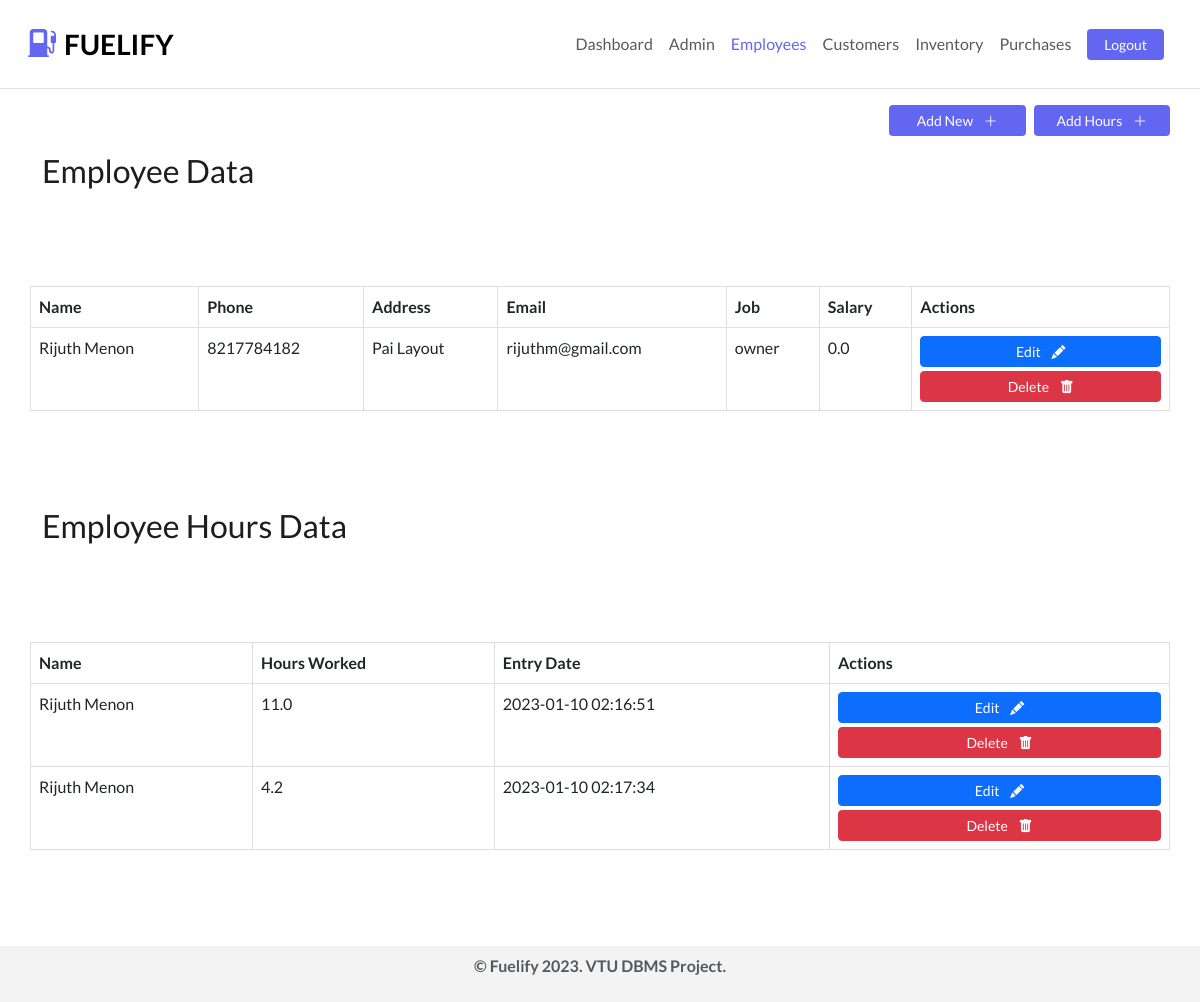
/employees (signed in), run on the app's committed database.
### tables this page shows
CREATE TABLE employees (
                employee_id INTEGER PRIMARY KEY,
                first_name VARCHAR(255),
                last_name VARCHAR(255),
                phone_number VARCHAR(255),
                address VARCHAR(255),
                email VARCHAR(255),
                job_role VARCHAR(255),
                salary FLOAT
            );

CREATE TABLE employee_hours (
                employee_hours_id INTEGER PRIMARY KEY,
                employee_id INTEGER,
                hours_worked FLOAT,
                entry_date DATE,
                FOREIGN KEY (employee_id) REFERENCES employees(employee_id) ON DELETE CASCADE
            );

### routes/employee.py (the view)
@employee_routes.route('/employees')
@login_required
def employees():
    employees_data = Employee().get()
    employee_hours = Employee().get_employee_hours()
    return render_template('employee.html', employee_hours=employee_hours, employees=employees_data, request_path=request.path,  role=session['role'], logged_in=True)

### helpers/utils.py (called while the page is built)
def login_required(f):
    @wraps(f)
    def wrap(*args, **kwargs):
        if 'user_id' in session:
            return f(*args, **kwargs)
        else:
            flash('Please login first!')
            return redirect(url_for('auth_routes.login'))
    return wrap

### models/database.py (called while the page is built)
    def execute(self, query, params=None):
        cursor = self.conn.cursor()
        if params:
            cursor.execute(query, params)
        else:
            cursor.execute(query)
        self.conn.commit()
        return cursor

### models/employee.py (called while the page is built, shortened)
    def get(self, employee_id=None):
        cursor = self.conn.cursor()
        if employee_id:
            cursor.execute(
                """
                SELECT *
                FROM employees
                WHERE employee_id=?
                """,
                (employee_id,)
            )
            return cursor.fetchone()
        else:
            cursor.execute(
                """
                SELECT *
                FROM employees
                """
            )
        return cursor.fetchall()

    def get_employee_hours(self, employee_id=None, employee_hours_id=None):
        cursor = self.conn.cursor()
        if employee_id:
            cursor.execute(
                """
                SELECT e.first_name, e.last_name, h.*
                FROM employee_hours h, employees e
                WHERE employee_id = ?
                """,
                (employee_id,),
            )
            return cursor.fetchall()
        else:
            cursor.execute(
                """
                SELECT e.first_name, e.last_name, h.*
                FROM employee_hours h, employees e
                """,
            )
            return cursor.fetchall()

### templates/employee.html (shortened to what this page needs)
{% extends 'partials/_base.html' %}
{% block content %}
<div class="container mb-5">
    <div class="row justify-content-end align-items-center">
        <div class="row w-50 justify-content-end align-items-center my-3">
            <button type="button"
                class="me-2 w-25 btn text-white btn-sm btn-prime {%if role.lower() == 'employee' %} disabled {%endif%}"
                data-bs-toggle="modal" data-bs-target="#add-employee">
                Add New <i class="text-white ms-2 bi-plus-lg"></i>
            </button>
            <button type="button"
                class="w-25 btn text-white btn-sm btn-prime {%if role.lower() == 'employee' %} disabled {%endif%}"
                data-bs-toggle="modal" data-bs-target="#add-hours">
                Add Hours <i class="text-white ms-2 bi-plus-lg"></i>
            </button>
        </div>
        <h2 class="mb-5">Employee Data </h2>
    </div>
    <div class="row">
        <table class="table mt-5 rounded-2 mb-5" id="records">
            <thead>
                <tr>
                    <th>Name</th>
                    <th>Phone</th>
                    <th>Address</th>
                    <th>Email</th>
                    <th>Job</th>
                    <th>Salary</th>
                    <th>Actions</th>
                </tr>
            </thead>
            <tbody>
                {% for employee in employees %}
                <tr>
                    <td>{{ employee[1]}} {{ employee[2] }}</td>
                    <td>{{ employee[3] }}</td>
                    <td>{{ employee[4] }}</td>
                    <td>{{ employee[5] }}</td>
                    <td>{{ employee[6] }}</td>
                    <td>{{ employee[7] }}</td>
                    <td>
                        <div class="row">
                            <div class="col text-center">
                                <button type="button"
                                    class="btn mb-1 {%if role.lower() == 'employee' %} disabled {%endif%} text-white w-100 btn-sm btn-primary"
                                    data-bs-toggle="modal" data-bs-target="#update-{{ employee[0] }}">
                                    Edit <i class="text-white ms-2 bi-pencil-fill"></i>
                                </button>
                                <button type="button"
                                    class="btn w-100 {%if role.lower() == 'employee' %} disabled {%endif%} text-white btn-sm btn-danger "
                                    data-bs-toggle="modal" data-bs-target="#delete-{{ employee[0] }}">
                                    Delete <i class="ms-2 bi-trash-fill"></i>
                                </button>
                            </div>
                        </div>
                    </td>
                </tr>
                {% endfor %}
            </tbody>
        </table>
    </div>
    <h2 class="my-5">Employee Hours Data </h2>
    <div class="row">
        <table class="table mt-5 rounded-2 mb-5" id="records-hours">
            <thead>
                <tr>
                    <th>Name</th>
                    <th>Hours Worked</th>
                    <th>Entry Date</th>
                    <th>Actions</th>
                </tr>
            </thead>
            <tbody>
                {% for hours in employee_hours %}
                <tr>
                    <td>{{ hours[0]}} {{ hours[1] }}</td>
                    <td>{{ hours[4] }}</td>
                    <td>{{ hours[5] }}</td>
                    <td>
                        <div class="row">
                            <div class="col text-center">
                                <button type="button"
                                    class="btn mb-1 w-100  {%if role.lower() == 'employee' %} disabled {%endif%} text-white btn-sm btn-primary"
                                    data-bs-toggle="modal" data-bs-target="#update-hour-{{ hours[2] }}">
                                    Edit <i class="text-white ms-2 bi-pencil-fill"></i>
                                </button>
                                <button type="button"
                                    class="btn w-100 btn-sm  {%if role.lower() == 'employee' %} disabled {%endif%} text-white btn-danger "
                                    data-bs-toggle="modal" data-bs-target="#delete-hour-{{ hours[2] }}">
                                    Delete <i class="ms-2 bi-trash-fill"></i>
                                </button>
                            </div>
                        </div>
                    </td>
                </tr>
                {% endfor %}
            </tbody>
        </table>
    </div>
</div>
{%endblock%}

### static/css/style.css (style rules this page uses)
:root { --primary-color: #6366f1; --primary-color-hover: #6365f1e3; --gray-color: #f2f2f2e0; }
body { min-height: 100vh; font-family: "Lato", sans-serif; color: #1d1d1d; display: flex; flex-direction: column; }
.btn-prime { background-color: var(--primary-color) !important; color: #fff; }
th { border-top: 1px solid #dddddd; border-right: 1px solid #dddddd; }
td { border-top: 1px solid #dddddd; border-bottom: 1px solid #dddddd; border-right: 1px solid #dddddd; }
td:first-child { border-left: 1px solid #dddddd; }
th:first-child { border-left: 1px solid #dddddd; }

### data on the page
employees: first_name "Rijuth", last_name "Menon", phone_number "8217784182", address "Pai Layout", email "rijuthm@gmail.com", job_role "owner", salary "0.0"
employee_hours: first_name "Rijuth", last_name "Menon", hours_worked "11.0", entry_date "2023-01-10 02:16:51"
employee_hours: first_name "Rijuth", last_name "Menon", hours_worked "4.2", entry_date "2023-01-10 02:17:34"
